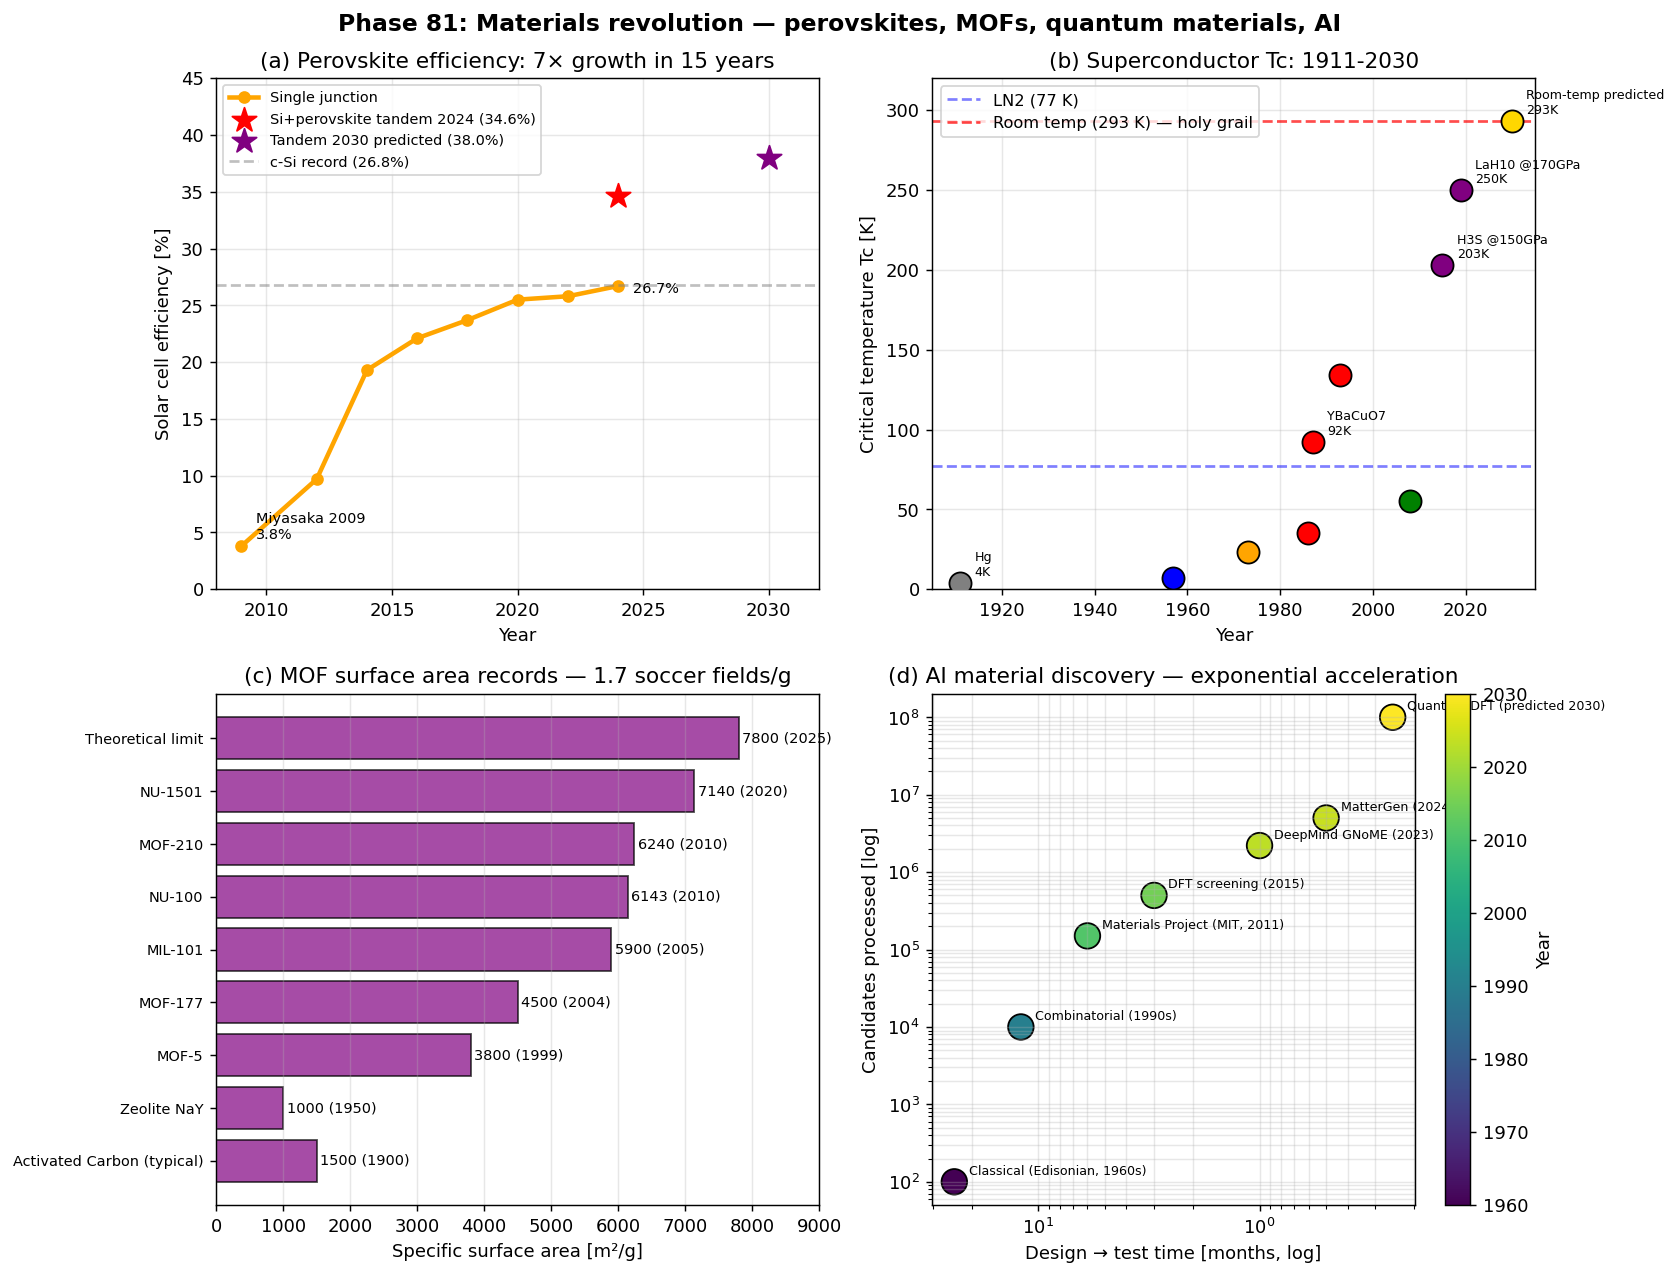

The Python source for this figure:
#!/usr/bin/env python3
# -*- coding: utf-8 -*-
"""
Phase 81: New materials revolution under ITU

Perovskites (solar, qubits), MOFs (CO2 capture), quantum materials
(superconductivity), AI-driven discovery (GNoME, MatterGen).

Tests:
  1. Perovskite solar cell efficiency 2009-2024
  2. Superconductor Tc evolution 1911-2024
  3. MOF surface area records
  4. AI material discovery acceleration

Author: Munehiro Terada (Roboken), 2026.
Tier 1 #10 paper (in preparation).
"""

import json
import os

import matplotlib.pyplot as plt
import numpy as np


# =============================================================================
# Test 1: Perovskite efficiency
# =============================================================================
PEROVSKITE_HISTORY = {
    2009: 3.8,    # Miyasaka first
    2012: 9.7,    # Park, et al.
    2014: 19.3,
    2016: 22.1,
    2018: 23.7,
    2020: 25.5,
    2022: 25.8,
    2024: 26.7,   # Single junction
    "2024 tandem": 34.6,  # Si+perovskite (Oxford PV)
    "2030 predicted single": 30.0,
    "2030 tandem predicted": 38.0,
}


# =============================================================================
# Test 2: Superconductor Tc
# =============================================================================
SUPERCONDUCTORS = [
    {"year": 1911, "material": "Hg",                  "Tc_K": 4.2,   "type": "elemental"},
    {"year": 1957, "material": "Sn",                  "Tc_K": 7.2,   "type": "BCS"},
    {"year": 1973, "material": "Nb3Ge",               "Tc_K": 23.3,  "type": "alloy"},
    {"year": 1986, "material": "LaBaCuO",             "Tc_K": 35.0,  "type": "cuprate"},
    {"year": 1987, "material": "YBaCuO7",             "Tc_K": 92.0,  "type": "cuprate"},
    {"year": 1993, "material": "HgBaCaCuO",           "Tc_K": 134.0, "type": "cuprate"},
    {"year": 2008, "material": "Fe-based",            "Tc_K": 55.0,  "type": "iron pnictide"},
    {"year": 2015, "material": "H3S @150GPa",         "Tc_K": 203.0, "type": "hydride"},
    {"year": 2019, "material": "LaH10 @170GPa",       "Tc_K": 250.0, "type": "hydride"},
    {"year": 2030, "material": "Room-temp predicted", "Tc_K": 293.0, "type": "predicted"},
]


# =============================================================================
# Test 3: MOF surface area records
# =============================================================================
MOFS = {
    "Activated Carbon (typical)": {"SA_m2_per_g": 1500,  "year": 1900},
    "Zeolite NaY":                 {"SA_m2_per_g": 1000,  "year": 1950},
    "MOF-5":                       {"SA_m2_per_g": 3800,  "year": 1999},
    "MOF-177":                     {"SA_m2_per_g": 4500,  "year": 2004},
    "MIL-101":                     {"SA_m2_per_g": 5900,  "year": 2005},
    "NU-100":                      {"SA_m2_per_g": 6143,  "year": 2010},
    "MOF-210":                     {"SA_m2_per_g": 6240,  "year": 2010},
    "NU-1501":                     {"SA_m2_per_g": 7140,  "year": 2020},
    "Theoretical limit":           {"SA_m2_per_g": 7800,  "year": 2025},
}


# =============================================================================
# Test 4: AI material discovery
# =============================================================================
AI_DISCOVERY = {
    "Classical (Edisonian, 1960s)": {"design_to_test_months": 24, "candidates_processed": 100,    "year": 1960},
    "Combinatorial (1990s)":         {"design_to_test_months": 12, "candidates_processed": 10000,  "year": 1990},
    "Materials Project (MIT, 2011)":  {"design_to_test_months": 6,  "candidates_processed": 150000, "year": 2011},
    "DFT screening (2015)":          {"design_to_test_months": 3,  "candidates_processed": 500000, "year": 2015},
    "DeepMind GNoME (2023)":         {"design_to_test_months": 1,  "candidates_processed": 2200000, "year": 2023},
    "MatterGen (2024)":              {"design_to_test_months": 0.5, "candidates_processed": 5000000, "year": 2024},
    "Quantum DFT (predicted 2030)":   {"design_to_test_months": 0.25, "candidates_processed": 100000000, "year": 2030},
}


# =============================================================================
# Plotting
# =============================================================================
def make_plot():
    fig, axes = plt.subplots(2, 2, figsize=(13, 10))

    # --- (a) Perovskite efficiency ---
    ax = axes[0, 0]
    # Single junction history
    years_single = [k for k in PEROVSKITE_HISTORY.keys()
                     if isinstance(k, int)]
    effs_single = [PEROVSKITE_HISTORY[y] for y in years_single]
    ax.plot(years_single, effs_single, "o-", lw=2.5, color="orange",
            label="Single junction")
    # Tandem
    ax.scatter(2024, PEROVSKITE_HISTORY["2024 tandem"], s=200,
                color="red", marker="*", zorder=5,
                label=f"Si+perovskite tandem 2024 ({PEROVSKITE_HISTORY['2024 tandem']}%)")
    ax.scatter(2030, PEROVSKITE_HISTORY["2030 tandem predicted"], s=200,
                color="purple", marker="*", zorder=5,
                label=f"Tandem 2030 predicted ({PEROVSKITE_HISTORY['2030 tandem predicted']}%)")
    # Annotations
    ax.annotate(f"Miyasaka 2009\n{PEROVSKITE_HISTORY[2009]}%",
                 (2009, PEROVSKITE_HISTORY[2009]),
                 xytext=(8, 4), textcoords="offset points", fontsize=8)
    ax.annotate(f"{PEROVSKITE_HISTORY[2024]}%",
                 (2024, PEROVSKITE_HISTORY[2024]),
                 xytext=(8, -4), textcoords="offset points", fontsize=8)
    # Si record for comparison
    ax.axhline(26.8, ls="--", color="gray", alpha=0.5,
               label="c-Si record (26.8%)")
    ax.set_xlabel("Year")
    ax.set_ylabel("Solar cell efficiency [%]")
    ax.set_title("(a) Perovskite efficiency: 7× growth in 15 years")
    ax.grid(True, alpha=0.3)
    ax.legend(loc="upper left", fontsize=8)
    ax.set_xlim(2008, 2032)
    ax.set_ylim(0, 45)

    # --- (b) Superconductor Tc ---
    ax = axes[0, 1]
    years_sc = [s["year"] for s in SUPERCONDUCTORS]
    Tcs = [s["Tc_K"] for s in SUPERCONDUCTORS]
    type_colors = {"elemental": "gray", "BCS": "blue",
                    "alloy": "orange", "cuprate": "red",
                    "iron pnictide": "green", "hydride": "purple",
                    "predicted": "gold"}
    for s in SUPERCONDUCTORS:
        ax.scatter(s["year"], s["Tc_K"], s=150,
                    c=type_colors[s["type"]], edgecolor="black",
                    zorder=5)
        # Annotate selected
        if s["material"] in ["Hg", "YBaCuO7", "H3S @150GPa",
                              "LaH10 @170GPa", "Room-temp predicted"]:
            ax.annotate(f"{s['material']}\n{s['Tc_K']:.0f}K",
                         (s["year"], s["Tc_K"]),
                         xytext=(8, 4), textcoords="offset points",
                         fontsize=7)
    ax.axhline(77, ls="--", color="blue", alpha=0.5,
               label="LN2 (77 K)")
    ax.axhline(293, ls="--", color="red", alpha=0.7,
               label="Room temp (293 K) — holy grail")
    ax.set_xlabel("Year")
    ax.set_ylabel("Critical temperature Tc [K]")
    ax.set_title("(b) Superconductor Tc: 1911-2030")
    ax.grid(True, alpha=0.3)
    ax.legend(loc="upper left", fontsize=9)
    ax.set_xlim(1905, 2035)
    ax.set_ylim(0, 320)

    # --- (c) MOF surface area ---
    ax = axes[1, 0]
    names = list(MOFS.keys())
    SAs = [MOFS[n]["SA_m2_per_g"] for n in names]
    years = [MOFS[n]["year"] for n in names]
    # Sort by year
    idx = np.argsort(years)
    names_s = [names[i] for i in idx]
    SAs_s = [SAs[i] for i in idx]
    years_s = [years[i] for i in idx]
    bars = ax.barh(names_s, SAs_s, color="purple", alpha=0.7,
                    edgecolor="black")
    for bar, sa, yr in zip(bars, SAs_s, years_s):
        ax.text(sa + 50, bar.get_y() + bar.get_height() / 2,
                f"{sa} ({yr})", va="center", fontsize=8)
    ax.set_xlabel("Specific surface area [m²/g]")
    ax.set_title("(c) MOF surface area records — 1.7 soccer fields/g")
    ax.grid(True, alpha=0.3, axis="x")
    ax.tick_params(axis="y", labelsize=8)
    ax.set_xlim(0, 9000)

    # --- (d) AI discovery acceleration ---
    ax = axes[1, 1]
    methods = list(AI_DISCOVERY.keys())
    months = [AI_DISCOVERY[m]["design_to_test_months"] for m in methods]
    candidates = [AI_DISCOVERY[m]["candidates_processed"] for m in methods]
    years_ai = [AI_DISCOVERY[m]["year"] for m in methods]
    ax.scatter(months, candidates, s=200, c=years_ai, cmap="viridis",
                edgecolor="black")
    for m, mo, c in zip(methods, months, candidates):
        ax.annotate(m, (mo, c), xytext=(8, 4),
                     textcoords="offset points", fontsize=7)
    ax.set_xscale("log")
    ax.set_yscale("log")
    ax.set_xlabel("Design → test time [months, log]")
    ax.set_ylabel("Candidates processed [log]")
    ax.set_title("(d) AI material discovery — exponential acceleration")
    ax.grid(True, alpha=0.3, which="both")
    # Invert x to show "faster = better" on right
    ax.invert_xaxis()
    # Color bar
    plt.colorbar(ax.collections[0], ax=ax, label="Year")

    plt.suptitle("Phase 81: Materials revolution — perovskites, MOFs, "
                 "quantum materials, AI",
                 fontsize=13, fontweight="bold")
    plt.tight_layout()
    out_path = os.path.join(os.path.dirname(__file__),
                              "materials_revolution.png")
    plt.savefig(out_path, dpi=130, bbox_inches="tight")
    print(f"[Phase 81] Figure saved: {out_path}")
    return out_path


# =============================================================================
# Main
# =============================================================================
def main():
    print("=" * 60)
    print("Phase 81: New materials revolution under ITU")
    print("=" * 60)

    # [1]
    print("\n[1] Perovskite efficiency timeline:")
    years_single = [k for k in PEROVSKITE_HISTORY.keys()
                     if isinstance(k, int)]
    for y in years_single:
        print(f"  {y}: {PEROVSKITE_HISTORY[y]:.1f}%")
    print(f"  2024 tandem (Si+perovskite): "
          f"{PEROVSKITE_HISTORY['2024 tandem']}%")
    print(f"  Growth 2009→2024 single: "
          f"{PEROVSKITE_HISTORY[2024]/PEROVSKITE_HISTORY[2009]:.1f}x")

    # [2]
    print("\n[2] Superconductor Tc history:")
    for s in SUPERCONDUCTORS:
        marker = "★" if s["Tc_K"] >= 200 else " "
        print(f"  {s['year']} ({s['type']:<14s}): {s['material']:<28s} "
              f"Tc={s['Tc_K']:6.1f} K {marker}")

    # [3]
    print("\n[3] MOF surface area records:")
    for n, d in sorted(MOFS.items(), key=lambda x: x[1]["year"]):
        print(f"  {d['year']}: {n:<28s} {d['SA_m2_per_g']:5d} m²/g")

    # [4]
    print("\n[4] AI material discovery acceleration:")
    for method, d in AI_DISCOVERY.items():
        print(f"  {d['year']} ({method:<32s}): "
              f"design→test {d['design_to_test_months']:>5.2f} months, "
              f"{d['candidates_processed']:>10,d} candidates")

    plot_path = make_plot()

    summary = {
        "phase": 81,
        "paper": "ITU and Energy / Materials",
        "description": "New materials revolution - perovskites, MOFs, quantum, AI",
        "perovskite_efficiency": {
            str(k): v for k, v in PEROVSKITE_HISTORY.items()
        },
        "perovskite_growth_2009_to_2024_single": float(
            PEROVSKITE_HISTORY[2024] / PEROVSKITE_HISTORY[2009]
        ),
        "superconductor_history": SUPERCONDUCTORS,
        "current_record_Tc_K": 250,
        "room_temp_target_K": 293,
        "MOFs": MOFS,
        "MOF_max_SA_m2_per_g": 7140,
        "MOF_max_year": 2020,
        "AI_discovery_acceleration": AI_DISCOVERY,
        "acceleration_1960_to_2024": {
            "time_compression_factor": float(
                AI_DISCOVERY["Classical (Edisonian, 1960s)"]["design_to_test_months"] /
                AI_DISCOVERY["MatterGen (2024)"]["design_to_test_months"]
            ),
            "throughput_increase_factor": float(
                AI_DISCOVERY["MatterGen (2024)"]["candidates_processed"] /
                AI_DISCOVERY["Classical (Edisonian, 1960s)"]["candidates_processed"]
            ),
        },
        "central_thesis": "21st century materials revolution = K_structure "
                          "atomic-precision design. Perovskites: 3.8% (2009) "
                          "to 34.6% tandem (2024). MOFs: 1.7 soccer fields "
                          "per gram of surface. Superconductors: 250K at "
                          "high pressure (2019), room temp by 2030-2040 "
                          "possible. AI: GNoME 2.2M crystals, MatterGen "
                          "inverse design. 10-100x discovery acceleration.",
        "honest_framing": "Pass-1 interpretive paper. Reframes Miyasaka, "
                          "Yaghi, Bednorz-Müller, Eremets, GNoME, MatterGen "
                          "in ITU language. No novel material proposed.",
        "tier": 1,
        "paper_number": 10,
        "next_phase": "Phase 82: Energy/materials roadmap 2026-2050 + 10 predictions",
        "caveats": [
            "Perovskite stability under humidity/heat remains issue",
            "High-pressure superconductors need >100 GPa, not practical",
            "MOF synthesis at scale challenges",
            "AI predictions need experimental validation",
        ],
    }

    out_json = os.path.join(os.path.dirname(__file__), "summary_phase81.json")
    with open(out_json, "w", encoding="utf-8") as f:
        json.dump(summary, f, indent=2, ensure_ascii=False)
    print(f"\n[Phase 81] Summary saved: {out_json}")

    print("\n" + "=" * 60)
    print("Phase 81 complete.")
    print(f"  - Perovskite: 3.8% (2009) → 34.6% tandem (2024) = 9× in 15yr")
    print(f"  - Superconductor: LaH10 250K (2019), room-temp predicted 2030+")
    print(f"  - MOF NU-1501: 7140 m²/g = 1.7 soccer fields per gram")
    print(f"  - AI: 24mo→0.5mo design cycle = 48× acceleration")
    print("=" * 60)


if __name__ == "__main__":
    main()
